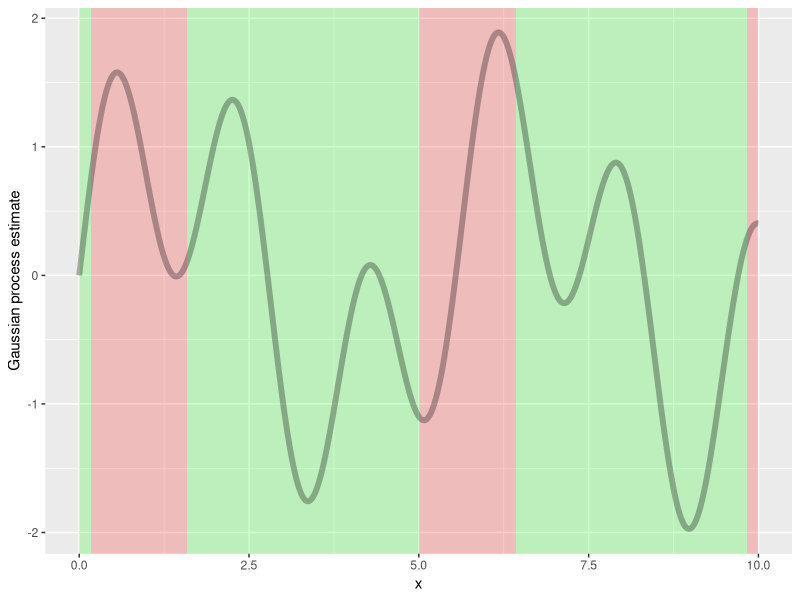
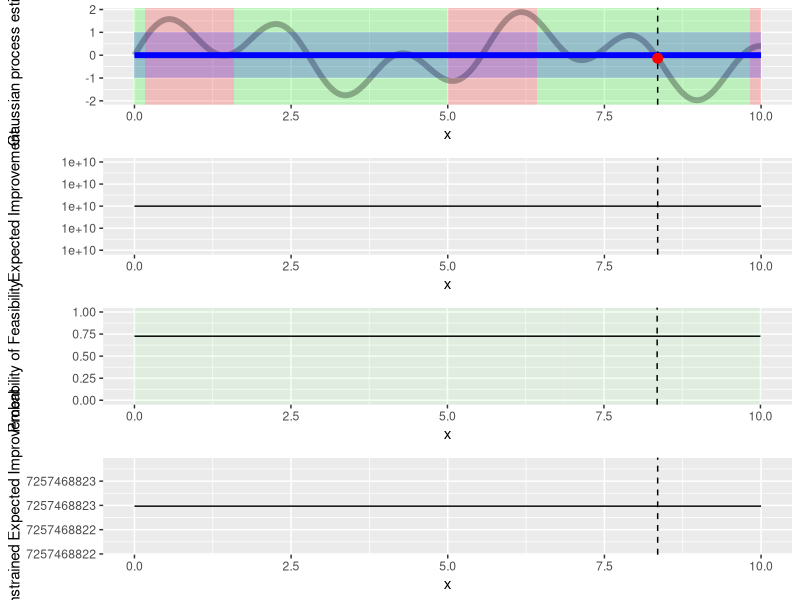
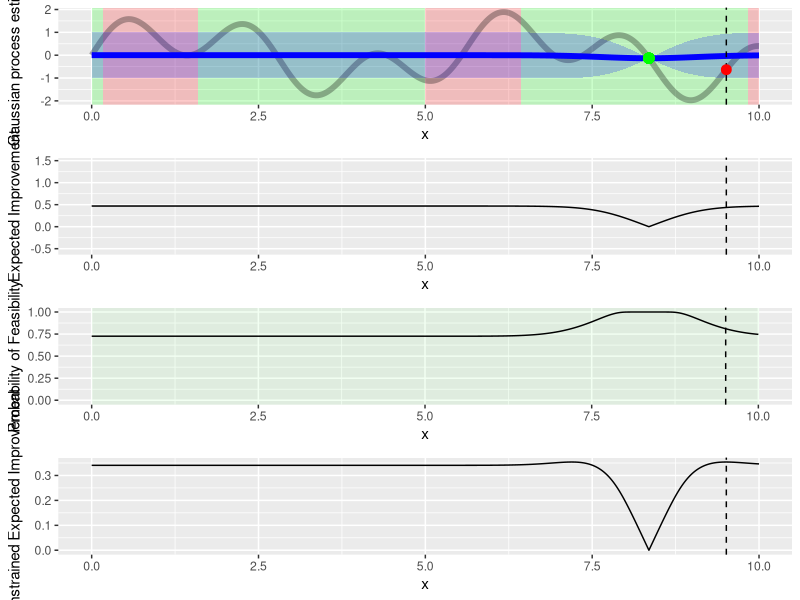
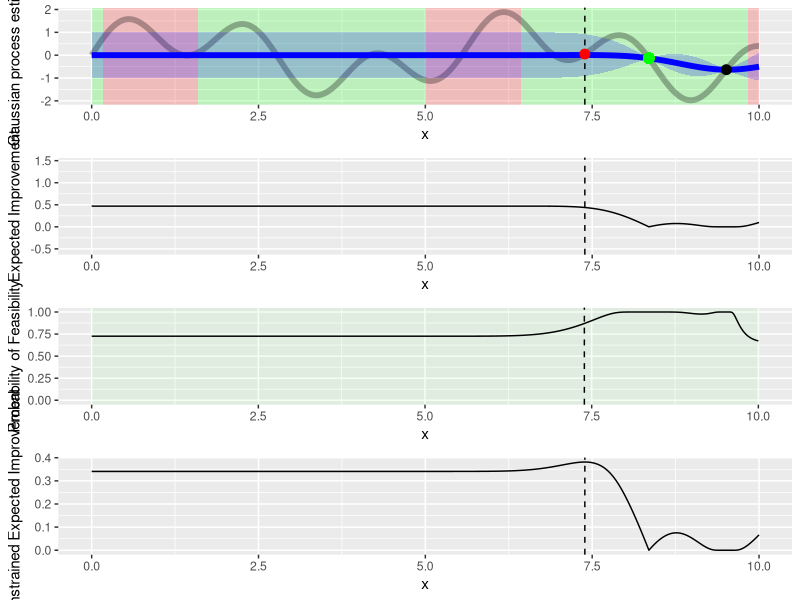
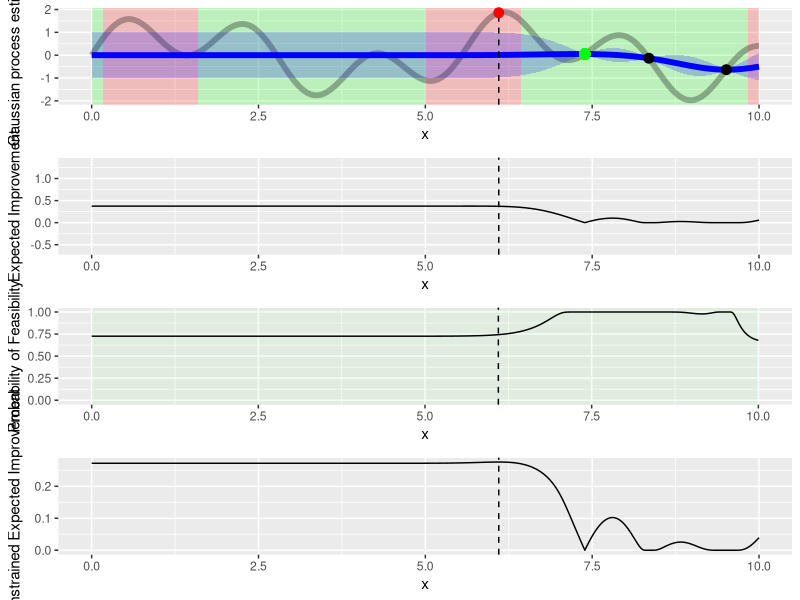
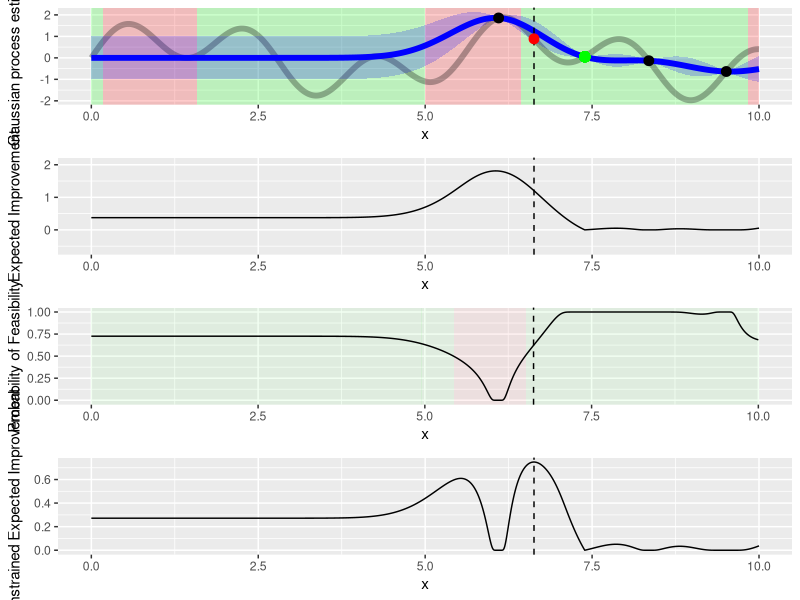
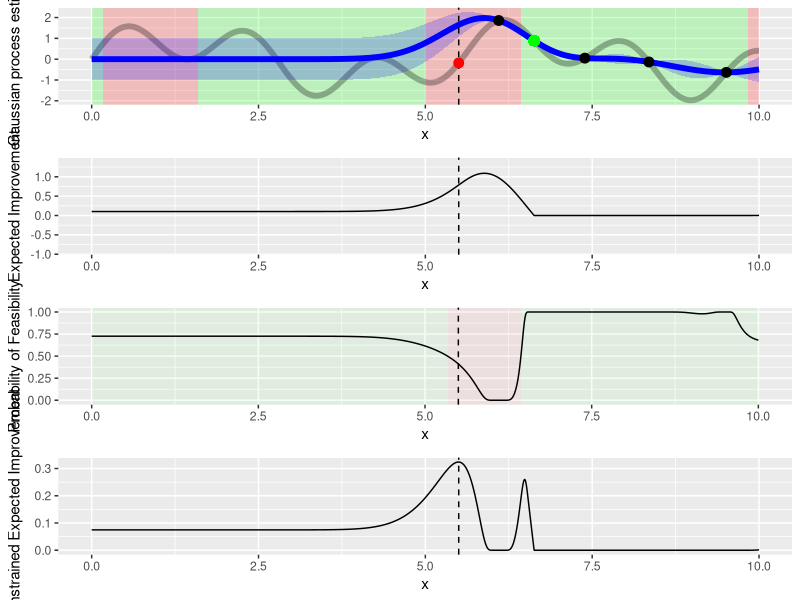
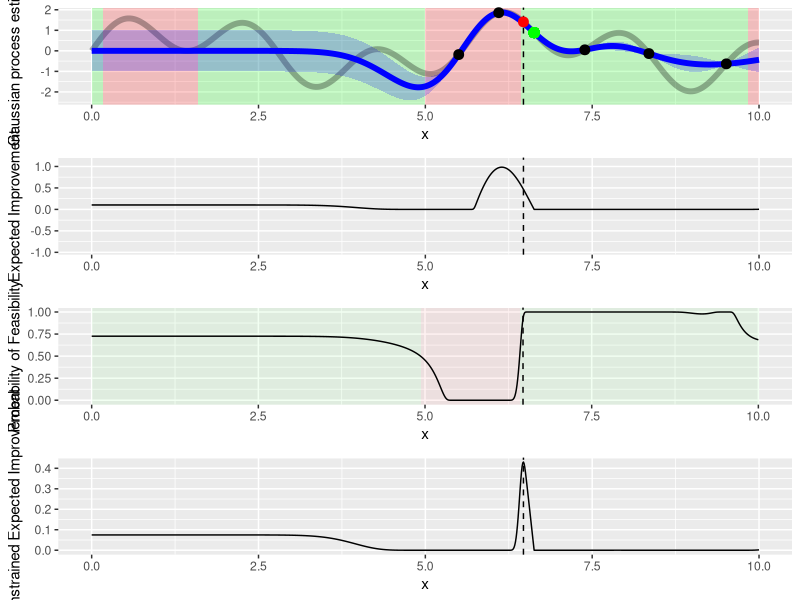

R code for these plots, in order:
library(MASS)
library(ggplot2)
library(cowplot)

### Kernel
k <- function(x,x2) exp(-(x-x2)^2)
# k <- function(x,x2) exp(-5*(x-x2)^2)

# Kernel for constraint model
k.c <- function(x,x2) exp(-(x-x2)^2)

# Objective function noise
f <- function(x) sin(1.2*x) + sin((10.0 / 3) * x)
# f <- function(x) sin(1.2*x) + sin((40.0 / 3) * x)
f.noise <- 0

# Constraint (constraint(x) < lambda)
constraint <- function(x) sin(1.3*(x-4.5))
c.lambda <- .6

# GP prior means
prior.mu <- function(x) 0
prior.mu.c <- function(x) 0

# Plot values
x.limits <- c(0, 10)
y.limits <- c(-3, 3)

# Optimization values
n.iterations <- 30
batch.size <- 1


# Function definitions

calculate.regression.model <- function(X, y, cx) {
  # Function model
  K <- outer(X, X, k)
  d <- dim(K)[1]
  if (d == 0) {
    Ki <- K
  } else if (d == 1) {
    Ki <- 1/(K + f.noise)
  } else {
    Ki <- ginv(K + f.noise*diag(K))
  }
  
  fs <- function(Xs) {
    Ks <- outer(Xs, X, k)
    return(prior.mu(Xs) + Ks %*% Ki %*% (y - prior.mu(X)))
  }
  
  sigma <- function(Xs) {
    Ks <- outer(Xs, X, k)
    Kss <- outer(Xs, Xs, k)
    S <- Kss - Ks %*% Ki %*% t(Ks)
    if (Xs %in% observed.x && f.noise == 0)
      S <- matrix(0) # Due to numerical instability values already observed haved a non-zero sigma, forcing 0 here
    S <- apply(S, 1:2, function(x) max(x,0)) # Numerical instability, (small) negative values should be 0
    return(S)
  }
  
  # Constraint model
  
  K.c <- outer(X, X, k.c)
  # Same dimension as K
  if (d == 0) {
    Ki.c <- K.c
  } else if (d == 1) {
    Ki.c <- 1/K.c
  } else {
    Ki.c <- ginv(K.c)
  }
  
  fs.c <- function(Xs) {
    Ks.c <- outer(Xs, X, k.c)
    return(prior.mu.c(Xs) + Ks.c %*% Ki.c %*% (cx - prior.mu.c(X)))
  }
  
  sigma.c <- function(Xs) {
    Ks.c <- outer(Xs, X, k.c)
    Kss.c <- outer(Xs, Xs, k.c)
    S.c <- Kss.c - Ks.c %*% Ki.c %*% t(Ks.c)
    if (Xs %in% observed.x && f.noise == 0)
      S.c <- matrix(0) # Due to numerical instability values already observed haved a non-zero sigma, forcing 0 here
    S.c <- apply(S.c, 1:2, function(x) max(x,0)) # Numerical instability, (small) negative values should be 0
    return(S.c)
  }
  
  feasable.index <- constraint(X) < c.lambda
  
  if (d== 0 || sum(feasable.index) == 0) {
    best.x <- prior.mu(0)
    best.y <- -1e10
  } else {
    feasable.x <- X[feasable.index]
    feasable.y <- y[feasable.index]
    best.x <- feasable.x[which.max(feasable.y)]
    best.y <- max(feasable.y)
  }
  
  return(list(mean=fs, 
              cov=sigma, 
              mean.c=fs.c,
              cov.c=sigma.c,
              best.x=best.x, 
              best.y=best.y))
}

choose.next.evaluation.points <- function(x, y.acq, observed.x, gp.model) {
  y2 <- y.acq[!x %in% observed.x]
  x2 <- x[!x %in% observed.x]
  order.index <- order(y2, decreasing = T)
  y2 <- y2[order.index]
  x2 <- x2[order.index]
  n.best <- sum(y2==y2[1])
  if (n.best == 1) {
    best.x <- 1
  } else {best.x <- sample(1:n.best, 1)}
  permutation <- c(best.x,sample(2:length(x2)))
  x2 <- x2[permutation]
  y2 <- y2[permutation]
  next.evaluation.points <- x2[1:batch.size]
  return(next.evaluation.points)
}

acq.func <- function(gp.model, x) {
  return(acq.func.cei(gp.model, x))
}

acq.func.ei <- function(gp.model, x) {
  mu <- gp.model$mean(x)
  sigma <- sqrt(gp.model$cov(x)[1,1])
  best.y <- gp.model$best.y
  if (sigma > 0) {
    # return(max((mu-best.y)*pnorm((mu-best.y)/sigma) + sigma*dnorm((mu-best.y)/sigma), 0))
    return((mu-best.y)*pnorm((mu-best.y)/sigma) + sigma*dnorm((mu-best.y)/sigma))
  } else { # Observed value, no uncertainty
    return(max(mu-best.y,0))
  }
}

acq.func.pf <- function(gp.model, x) {
  return(pnorm(c.lambda, mean=gp.model$mean.c(x), sd=sqrt(gp.model$cov.c(x))))
}

acq.func.cei <- function(gp.model, x) {
  ei <- acq.func.ei(gp.model, x)
  pf <- acq.func.pf(gp.model, x)
  return(ei*pf)
}



# Build target function plot

x.plt <- seq(0, 10, .01)
xx <- x.plt
yy <- f(xx)
df <- data.frame(x=xx, y=yy)

df.constraint <- data.frame(xmin=xx, ymin=-Inf, ymax=Inf, fill=constraint(xx)<c.lambda)
rect.bounds <- c(df.constraint$fill,T) != c(!df.constraint[1,'fill'],df.constraint$fill)
rect.bounds[nrow(df.constraint)] <- TRUE
df.constraint <- df.constraint[rect.bounds,]
df.constraint$xmax <- c(df.constraint[2:nrow(df.constraint),'xmin'], -1)
df.constraint <- df.constraint[1:(nrow(df.constraint)-2),]

plt.f <- ggplot(df, aes(x=x, y=y)) + 
  geom_rect(data=df.constraint, inherit.aes = FALSE, mapping=aes(xmin=xmin, xmax=xmax, ymin=ymin, ymax=ymax, fill=fill), alpha=.2) +
  geom_line(size=2, alpha=.3) +
  scale_fill_manual(name='Region', breaks=c(FALSE, TRUE), values=c('red', 'green'), labels=c('Unfeasable', 'Feasable')) +
  xlim(x.limits) +
  ylab('Gaussian process estimate') +
  theme(legend.position = "none")
plt.f



# Start optimization

observed.x <- numeric(0)
observed.y <- numeric(0)
observed.c <- numeric(0)

set.seed(1)

for(n in seq(n.iterations)) {
  gp.model <- calculate.regression.model(observed.x, observed.y, observed.c)
  
  xx <- c(x.plt, observed.x)
  xx <- xx[!duplicated(xx)]
  xx <- xx[order(xx)]
  yy.acq <- sapply(xx, function(x) acq.func(gp.model, x))
  
  next.evaluation.points <- choose.next.evaluation.points(xx, yy.acq, observed.x, gp.model)
  
  yy <- sapply(xx, function(x) gp.model$mean(x))
  ss <- sapply(xx, function(x) sqrt(max(gp.model$cov(x)[1,1], 0)))
  
  df <- data.frame(x=xx, y=yy, ymin=yy-ss, ymax=yy+ss)
  points.df <- data.frame(x=observed.x, y=observed.y)
  next.points.df <- data.frame(x=next.evaluation.points, y=f(next.evaluation.points))
  
  plt <- plt.f +
    geom_line(data=df, linetype='solid', color='blue', size=2) +
    geom_ribbon(data=df, aes(ymin=ymin, ymax=ymax), fill='blue', alpha=.2) +
    geom_vline(xintercept = next.evaluation.points, linetype='dashed') +
    geom_point(data=points.df, color='black', size=3) +
    geom_point(data=next.points.df, color='red', size=3) +
    geom_point(x=gp.model$best.x, y=gp.model$best.y, color='green', size=3)
  
  yy.ei <- sapply(xx, function(x) acq.func.ei(gp.model,x))
  df.ei <- data.frame(x=xx, y=yy.ei, ymin=yy.ei-ss, ymax=yy.ei+ss)
  ei.plt <- ggplot(df.ei, aes(x=x, y=y, ymin=ymin, ymax=ymax)) + 
    geom_line() +
    geom_vline(xintercept = next.evaluation.points, linetype='dashed') +
    ylab('Expected Improvement')
  
  yy.c <- sapply(xx, function(x) acq.func.pf(gp.model,x))
  df.c <- data.frame(x=xx, y=yy.c, ymin=yy.c-ss, ymax=yy.c+ss, fill=yy.c > .5)
  df.c$xmin <- df.c$x
  df.c$xmax <- df.c$x + .01
  c.plt <- ggplot(df.c, aes(x=x, y=y, ymin=ymin, ymax=ymax)) + 
    geom_rect(inherit.aes = FALSE, mapping=aes(xmin=xmin, xmax=xmax, fill=fill), color=NA, ymin=-Inf, ymax=Inf, alpha=.05) +
    geom_line() +
    geom_vline(xintercept = next.evaluation.points, linetype='dashed') +
    ylim(0,1) +
    ylab('Probability of Feasibility') +
    scale_fill_manual(name='Region', breaks=c(FALSE, TRUE), values=c('red', 'green'), labels=c('Unfeasable', 'Feasable')) +
    scale_color_manual(name='Region', breaks=c(FALSE, TRUE), values=c('red', 'green'), labels=c('Unfeasable', 'Feasable')) +
    theme(legend.position = "none")
  
  observed.x <- c(observed.x, next.evaluation.points)
  observed.y <- c(observed.y, f(next.evaluation.points))
  observed.c <- c(observed.c, constraint(next.evaluation.points))
  
  df.acq <- data.frame(x=xx, y=yy.acq)
  acq.plt <- ggplot(df.acq, aes(x=x, y=y)) +
    geom_line() +
    geom_vline(xintercept = next.evaluation.points, linetype='dashed') +
    ylab('Constrained Expected Improvement') +
    xlim(x.limits)
  
  plt2 <- plot_grid(plt, ei.plt, c.plt, acq.plt, nrow=4, align='v')
  
  # print(plt2)
  # browser()
  
  png(paste0('output/gp/c_', n, '.png'), width=1700, height = 1000)
  print(plt2)
  dev.off()
  cat(paste('Iteration',n,'\n'))
}

